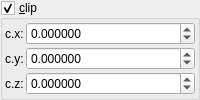
    <widget class="MyGroupBox" name="groupCheck_transf_function_enabledC_false">
     <property name="title">
      <string>&amp;clip</string>
     </property>
     <property name="checkable">
      <bool>true</bool>
     </property>
     <layout class="QVBoxLayout" name="verticalLayout_17" stretch="0">
      <property name="spacing">
       <number>2</number>
      </property>
      <property name="leftMargin">
       <number>2</number>
      </property>
      <property name="topMargin">
       <number>2</number>
      </property>
      <property name="rightMargin">
       <number>2</number>
      </property>
      <property name="bottomMargin">
       <number>2</number>
      </property>
      <item>
       <layout class="QGridLayout" name="gridLayout_6" columnstretch="0,1">
        <property name="spacing">
         <number>2</number>
        </property>
        <item row="1" column="1">
         <widget class="MyDoubleSpinBox" name="spinbox3_transf_offset_333_y">
          <property name="sizePolicy">
           <sizepolicy hsizetype="Minimum" vsizetype="Maximum">
            <horstretch>0</horstretch>
            <verstretch>0</verstretch>
           </sizepolicy>
          </property>
          <property name="prefix">
           <string/>
          </property>
          <property name="suffix">
           <string/>
          </property>
          <property name="decimals">
           <number>6</number>
          </property>
          <property name="minimum">
           <double>-99.989999999999995</double>
          </property>
          <property name="maximum">
           <double>99.989999999999995</double>
          </property>
          <property name="singleStep">
           <double>0.100000000000000</double>
          </property>
         </widget>
        </item>
        <item row="2" column="1">
         <widget class="MyDoubleSpinBox" name="spinbox3_transf_offset_333_z">
          <property name="sizePolicy">
           <sizepolicy hsizetype="Minimum" vsizetype="Maximum">
            <horstretch>0</horstretch>
            <verstretch>0</verstretch>
           </sizepolicy>
          </property>
          <property name="prefix">
           <string/>
          </property>
          <property name="suffix">
           <string/>
          </property>
          <property name="decimals">
           <number>6</number>
          </property>
          <property name="minimum">
           <double>-99.989999999999995</double>
          </property>
          <property name="maximum">
           <double>99.989999999999995</double>
          </property>
          <property name="singleStep">
           <double>0.100000000000000</double>
          </property>
         </widget>
        </item>
        <item row="0" column="1">
         <widget class="MyDoubleSpinBox" name="spinbox3_transf_offset_333_x">
          <property name="sizePolicy">
           <sizepolicy hsizetype="Minimum" vsizetype="Maximum">
            <horstretch>0</horstretch>
            <verstretch>0</verstretch>
           </sizepolicy>
          </property>
          <property name="prefix">
           <string/>
          </property>
          <property name="suffix">
           <string/>
          </property>
          <property name="decimals">
           <number>6</number>
          </property>
          <property name="minimum">
           <double>-99.989999999999995</double>
          </property>
          <property name="maximum">
           <double>99.989999999999995</double>
          </property>
          <property name="singleStep">
           <double>0.100000000000000</double>
          </property>
         </widget>
        </item>
        <item row="2" column="0">
         <widget class="QLabel" name="label_22">
          <property name="text">
           <string>c.z:</string>
          </property>
         </widget>
        </item>
        <item row="1" column="0">
         <widget class="QLabel" name="label_23">
          <property name="text">
           <string>c.y:</string>
          </property>
         </widget>
        </item>
        <item row="0" column="0">
         <widget class="QLabel" name="label_24">
          <property name="text">
           <string>c.x:</string>
          </property>
         </widget>
        </item>
       </layout>
      </item>
     </layout>
    </widget>
